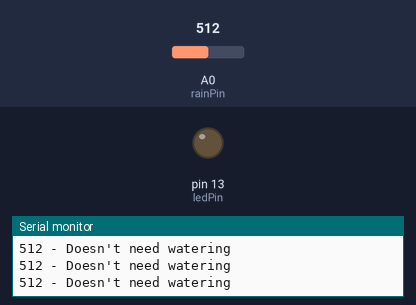
Simulated run of this sketch. Board: Arduino Uno, built with avr-gcc and run on an emulated ATmega328P. Parts: output pins drawn as LEDs (lit = HIGH), the last lines printed to the serial monitor. Inputs (shaded band) come from the test bench; at power-on: A0 (rainPin) = 512.

Above: at 1.3 s.
1.4 s: A0 (rainPin) set to 784
2.9 s: A0 (rainPin) set to 818
At 3.05 s:
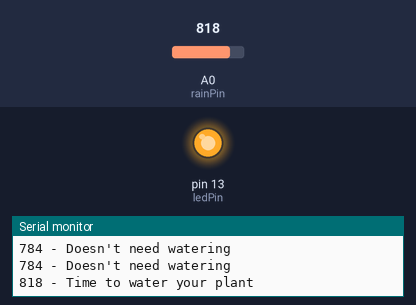
5.9 s: A0 (rainPin) set to 790
At 6.8 s:
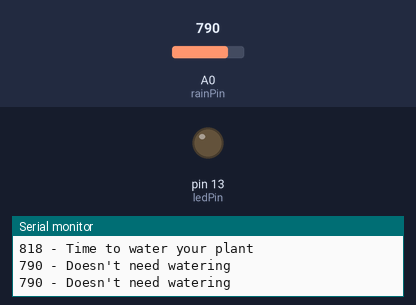
7.4 s: A0 (rainPin) set to 810
At 7.75 s:
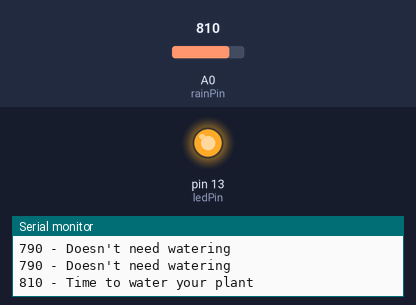
Timing chart, 0 to 11.4 s (numbered marks = the images above; inputs shaded):
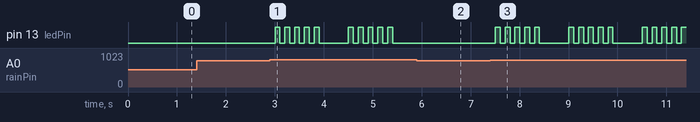

Measured:
- the behaviour switches between 799 and 800 on A0 (rainPin) (found by bisection; images 0 and 1)
- after the input at 2.9 s, pin 13 (ledPin): goes 4 × (HIGH 0.10 s, LOW 0.10 s), HIGH 0.10 s, LOW 0.60 s, 4 × (HIGH 0.10 s, LOW 0.10 s), HIGH 0.10 s, then LOW, starting after 0.10 s
- after the input at 5.9 s, pin 13 (ledPin): stops changing and stays LOW
- after the input at 7.4 s, pin 13 (ledPin): LOW → HIGH after 0.11 s, then repeats every 1.5 s: 4 × (LOW 0.10 s, HIGH 0.10 s), LOW 0.60 s, HIGH 0.10 s

The sketch:

42.Soil_Moisture_Sensor.ino
```cpp
int rainPin = A0;
int ledPin = 13;

// you can adjust the threshold value
int thresholdValue = 800;

void setup(){
  pinMode(rainPin, INPUT);
  pinMode(ledPin, OUTPUT);  // Set the LED pin as the output mode
  Serial.begin(9600);
}

void loop() {
  // read the input on analog pin 0:
  int sensorValue = analogRead(rainPin);
  Serial.print(sensorValue);

  if(sensorValue < thresholdValue){
    Serial.println(" - Doesn't need watering");
    digitalWrite(ledPin, LOW);  // If you don't need to water, turn off the LED
  } else {
    Serial.println(" - Time to water your plant");
    // If you need to water, flash the LED quickly
    for(int i = 0; i < 5; i++){
      digitalWrite(ledPin, HIGH);
      delay(100);
      digitalWrite(ledPin, LOW);
      delay(100);
    }
    digitalWrite(ledPin, LOW);
  }
  delay(500);  //
}
```
